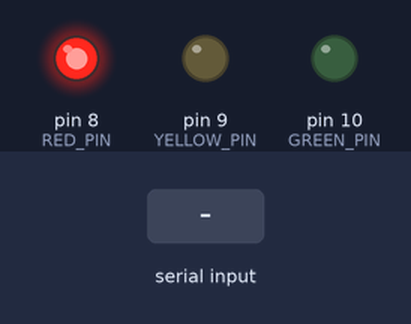
A sketch run on a simulated Arduino Uno, built with avr-gcc and run on an emulated ATmega328P. On the bench: output pins drawn as LEDs (lit = HIGH). The inputs (shaded band) are chosen by the test bench.

Above: at 1.2 s.
1.3 s: "G" received over Serial
At 1.7 s:
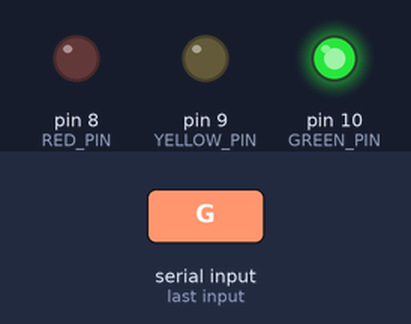
2.8 s: "Y" received over Serial
At 4.0 s:
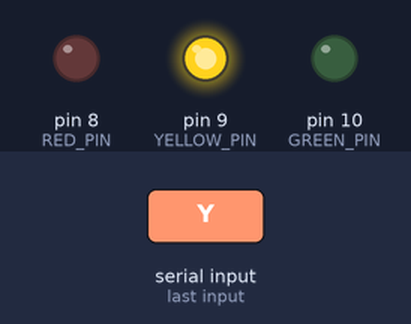
4.3 s: "R" received over Serial
At 5.2 s:
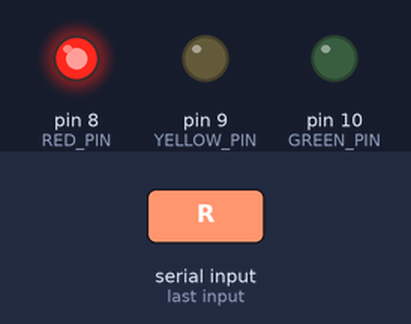
Timing chart, 0 to 7.3 s (numbered marks = the images above; inputs shaded):
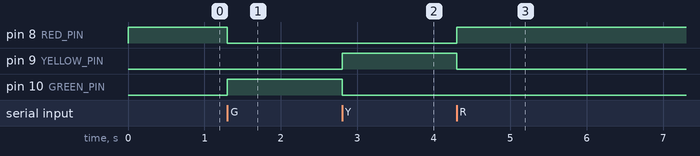

The sketch:

traffic_light_model.ino
```cpp
// LOW-VOLTAGE MODEL ONLY. Do not connect this to real traffic signals.
// LED wiring: each LED anode -> resistor (220-330 ohm) -> pin; cathode -> GND.
const int RED_PIN = 8;
const int YELLOW_PIN = 9;
const int GREEN_PIN = 10;

void setRed() {
  digitalWrite(RED_PIN, HIGH);
  digitalWrite(YELLOW_PIN, LOW);
  digitalWrite(GREEN_PIN, LOW);
}
void setup() {
  pinMode(RED_PIN, OUTPUT);
  pinMode(YELLOW_PIN, OUTPUT);
  pinMode(GREEN_PIN, OUTPUT);
  Serial.begin(9600);
  setRed();
}
void loop() {
  if (Serial.available()) {
    char cmd = Serial.read();
    if (cmd == 'R') setRed();
    // Prototype sequence only. For an actual junction, use an engineered
    // all-red clearance and conflict-monitoring system before granting green.
    if (cmd == 'G') {
      digitalWrite(RED_PIN, LOW);
      digitalWrite(YELLOW_PIN, LOW);
      digitalWrite(GREEN_PIN, HIGH);
    }
    if (cmd == 'Y') {
      digitalWrite(RED_PIN, LOW);
      digitalWrite(YELLOW_PIN, HIGH);
      digitalWrite(GREEN_PIN, LOW);
    }
  }
}
```

Measured:
- after the input at 1.3 s, pin 8 (RED_PIN): HIGH → LOW at once; pin 10 (GREEN_PIN): LOW → HIGH at once
- after the input at 2.8 s, pin 9 (YELLOW_PIN): LOW → HIGH at once; pin 10 (GREEN_PIN): HIGH → LOW at once
- after the input at 4.3 s, pin 8 (RED_PIN): LOW → HIGH at once; pin 9 (YELLOW_PIN): HIGH → LOW at once
